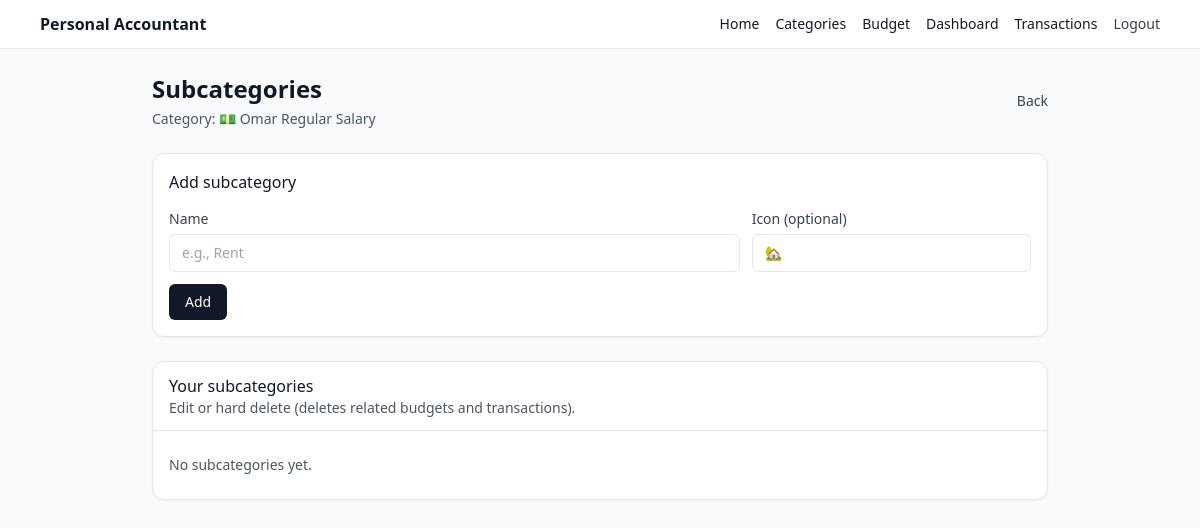
The page /categories/1/subcategories (signed in) on the database as committed earlier.
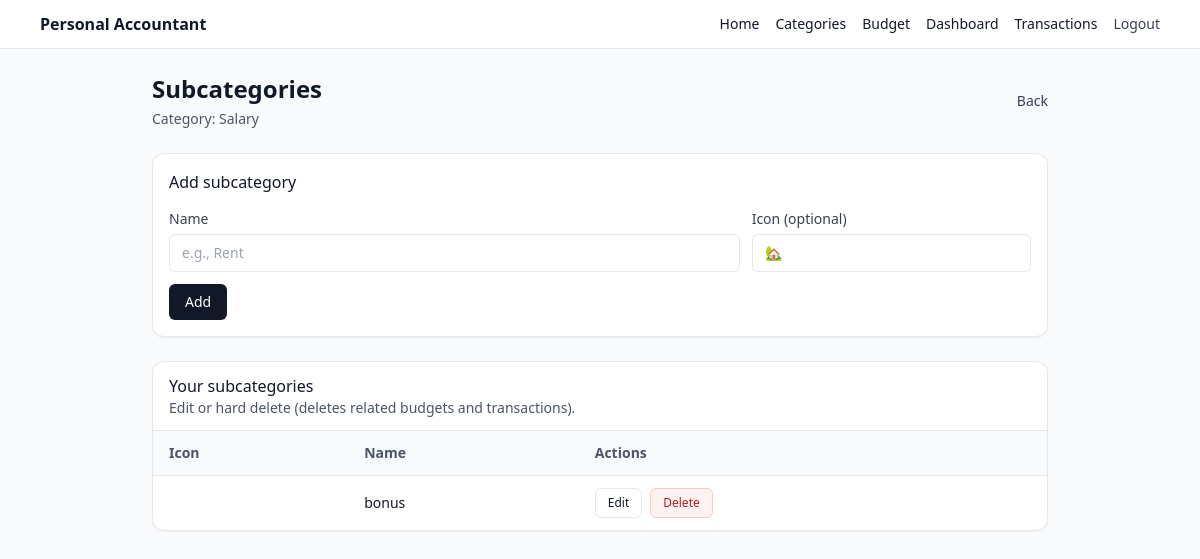
The same page on the database as committed later.
### app/models.py (models this page shows)
class Category(SQLModel, table=True):
    __table_args__ = (
        UniqueConstraint("user_id", "name", name="uq_category_user_name"),
    )
    id: int | None = Field(default=None, primary_key=True)
    user_id: int = Field(foreign_key="user.id", index=True)
    name: str
    icon: str | None = None  # emoji or icon key
    created_at: datetime = Field(default_factory=datetime.utcnow)

class Subcategory(SQLModel, table=True):
    __table_args__ = (
        UniqueConstraint("category_id", "name", name="uq_subcategory_category_name"),
    )
    id: int | None = Field(default=None, primary_key=True)
    user_id: int = Field(foreign_key="user.id", index=True)   # convenience + ownership
    category_id: int = Field(foreign_key="category.id", index=True)
    name: str
    icon: str | None = None
    created_at: datetime = Field(default_factory=datetime.utcnow)

### app/routes/categories.py (the view)
@router.get("/categories/{category_id}/subcategories", response_class=HTMLResponse)
def subcategories_page(
    request: Request,
    category_id: int,
    db: Session = Depends(get_session),
    uid: int | None = Depends(current_user_id),
):
    if not uid:
        return _redirect_login()
    cat = db.exec(select(Category).where(Category.id == category_id, Category.user_id == uid)).first()
    if not cat:
        return RedirectResponse(url="/categories", status_code=303)
    subs = _subcategories_for_category(db, uid, category_id)
    return templates.TemplateResponse(
        "subcategories.html",
        {"request": request, "title": "Subcategories", "user_id": uid, "category": cat, "subcategories": subs, "error": None},
    )

### templates/subcategories.html (shortened to what this page needs)
{% extends "_base.html" %}
{% block content %}
<div class="mx-auto max-w-4xl">
  <div class="flex items-center justify-between">
    <div>
      <h1 class="text-2xl font-semibold">Subcategories</h1>
      <p class="text-sm text-gray-600 mt-1">Category: <span class="font-medium">{{ category.icon or "" }} {{ category.name }}</span></p>
    </div>
    <a href="/categories" class="text-sm font-medium text-gray-700 hover:text-gray-900">Back</a>
  </div>
  <div class="mt-6 rounded-xl border bg-white p-4 shadow-sm">
    <h2 class="mb-3 font-medium">Add subcategory</h2>
    <form method="post" action="/categories/{{ category.id }}/subcategories" class="grid grid-cols-1 gap-3 md:grid-cols-3">
      <div class="md:col-span-2">
        <label class="text-sm text-gray-700">Name</label>
        <input name="name" class="mt-1 w-full rounded-md border px-3 py-2 text-sm" placeholder="e.g., Rent" required />
      </div>
      <div>
        <label class="text-sm text-gray-700">Icon (optional)</label>
        <input name="icon" class="mt-1 w-full rounded-md border px-3 py-2 text-sm" placeholder="🏡" />
      </div>
      <div class="md:col-span-3">
        <button class="rounded-md bg-gray-900 px-4 py-2 text-sm font-medium text-white hover:bg-gray-800">
          Add
        </button>
      </div>
    </form>
  </div>
  <div class="mt-6 rounded-xl border bg-white shadow-sm">
    <div class="border-b px-4 py-3">
      <h2 class="font-medium">Your subcategories</h2>
      <p class="text-sm text-gray-600">Edit or hard delete (deletes related budgets and transactions).</p>
    </div>
    {% if subcategories and subcategories|length > 0 %}
      <div class="overflow-x-auto">
        <table class="min-w-full text-left text-sm">
          <thead class="border-b bg-gray-50 text-gray-600">
            <tr>
              <th class="px-4 py-3">Icon</th>
              <th class="px-4 py-3">Name</th>
              <th class="px-4 py-3">Actions</th>
            </tr>
          </thead>
          <tbody class="divide-y">
            {% for s in subcategories %}
              <tr>
                <td class="px-4 py-3">{{ s.icon or "" }}</td>
                <td class="px-4 py-3">{{ s.name }}</td>
                <td class="px-4 py-3">
                  <div class="flex flex-wrap gap-2">
                    <a class="rounded-md border px-3 py-1.5 text-xs font-medium hover:bg-gray-50"
                       href="/categories/{{ category.id }}/subcategories/{{ s.id }}/edit">Edit</a>
                    <form method="post" action="/categories/{{ category.id }}/subcategories/{{ s.id }}/delete" class="inline"
                          onsubmit="return confirm('Hard delete subcategory? This will also delete budgets and transactions that use it.');">
                      <button class="rounded-md border border-red-200 bg-red-50 px-3 py-1.5 text-xs font-medium text-red-700 hover:bg-red-100">
                        Delete
                      </button>
                    </form>
                  </div>
                </td>
              </tr>
            {% endfor %}
          </tbody>
        </table>
      </div>
    {% else %}
      <div class="px-4 py-6 text-sm text-gray-600">No subcategories yet.</div>
    {% endif %}
  </div>
</div>
{% endblock %}

Rows that differ between the two databases and show on the page:
changed Category: name "Omar Regular Salary" → "Salary"; icon "💵" → (not shown)
added Subcategory: name "bonus"
Other text that changed with them:
text no longer shown: "No subcategories yet."
text now shown: "Icon Name Actions"
